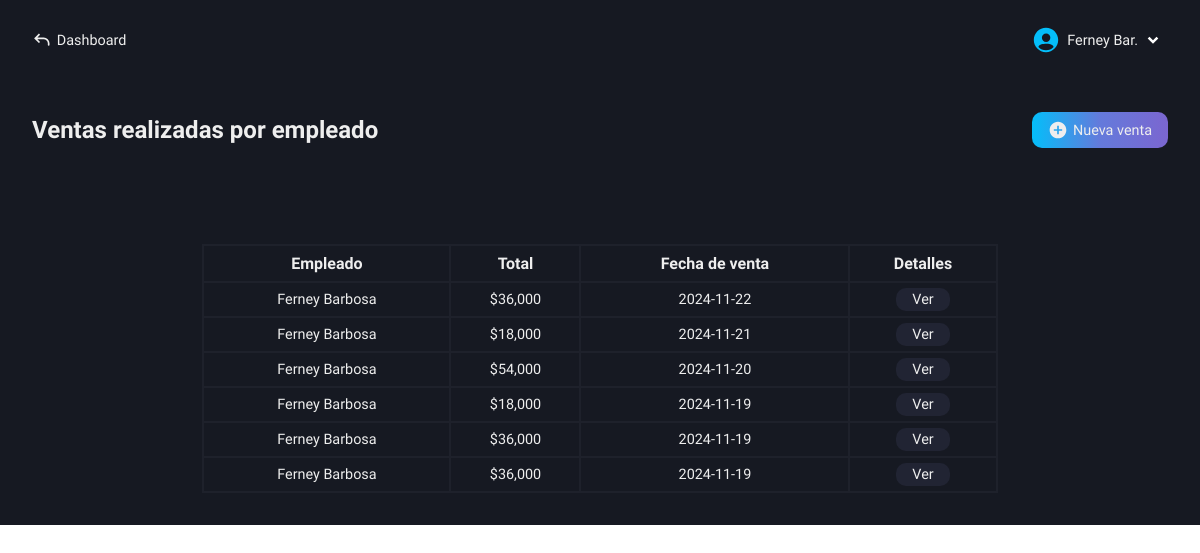
/roles/restaurant/sales/sales-employee.php (signed in), run on the app's committed database.
### tables this page shows
CREATE TABLE `users` (
  `id` int(11) NOT NULL AUTO_INCREMENT,
  `name` varchar(100) NOT NULL,
  `lastname` varchar(100) NOT NULL,
  `email` varchar(100) NOT NULL,
  `phone_number` varchar(100) NOT NULL,
  `pass` varchar(100) NOT NULL,
  `name_business` varchar(100) NOT NULL,
  `role` varchar(100) NOT NULL,
  PRIMARY KEY (`id`)
);

CREATE TABLE `sales_employees` (
  `id` int(11) NOT NULL AUTO_INCREMENT,
  `sale_id` int(11) NOT NULL,
  `name_employee` varchar(100) NOT NULL,
  PRIMARY KEY (`id`),
  UNIQUE KEY `sale_id` (`sale_id`),
  CONSTRAINT `sales_employees_ibfk_1` FOREIGN KEY (`sale_id`) REFERENCES `order_sales` (`id`) ON DELETE CASCADE ON UPDATE CASCADE
);

CREATE TABLE `order_sales` (
  `id` int(11) NOT NULL AUTO_INCREMENT,
  `total_amount` decimal(50,0) NOT NULL,
  `sale_date` date NOT NULL,
  PRIMARY KEY (`id`)
);

### roles/restaurant/sales/sales-employee.php (the view, shortened to what this page needs)
<!DOCTYPE html>
<html lang="es">
<head>
    <link rel="stylesheet" href="../../../css/restaurant/sales-made.css">
    <?php
        include("../../../conexion.php");
        if (isset($_SESSION['user_id'])) {
            $id_user = $_SESSION['user_id'];
        } else {
            header("Location: ../../../index.php");
            exit();
        }
    ?>
</head>
<body>
    <main class="main">
        <nav class="nav-dash">
            <a href="../../dashboard-restaurant.php" class="go-dash">
                <svg xmlns="http://www.w3.org/2000/svg" width="20" height="20" viewBox="0 0 24 24"><path fill="#eee" d="m4 10l-.707.707L2.586 10l.707-.707zm17 8a1 1 0 1 1-2 0zM8.293 15.707l-5-5l1.414-1.414l5 5zm-5-6.414l5-5l1.414 1.414l-5 5zM4 9h10v2H4zm17 7v2h-2v-2zm-7-7a7 7 0 0 1 7 7h-2a5 5 0 0 0-5-5z"/></svg>
                <p>Dashboard</p>
            </a>
            <div class="user-modal">
                <div class="username">
                    <img src="../../../svg/people.svg" alt="">
                    <div class="name-down">
                        <?php
                            $queryData = "SELECT name, lastname FROM users WHERE id = $id_user";
                            $result = mysqli_query($conexion, $queryData);
                            $rowData = mysqli_fetch_assoc($result);
                            echo "<p class='name'>" . $rowData['name'] . ' ' . substr($rowData['lastname'], 0, 3) . ".</p>";
                        ?>
                        <img src="../../../svg/down-arrow.svg" alt="">
                    </div>
                </div>
            </div>
        </nav>
        <section class="new-sale-products" id="hidden-modal">
            <div class="new-sale">
                <div class="tlt-button">
                    <h2 class="tlt-function">Ventas realizadas por empleado</h2>
                    <a href="new-sales.php" class="btn-new-sale bg-btn">
                        <svg xmlns="http://www.w3.org/2000/svg" width="20" height="20" viewBox="0 0 24 24"><path fill="#eee" d="M12 2C6.477 2 2 6.477 2 12s4.477 10 10 10s10-4.477 10-10S17.523 2 12 2m5 11h-4v4h-2v-4H7v-2h4V7h2v4h4z"/></svg>
                        <p>Nueva venta</p>
                    </a>
                </div>
                <div class="content-table">
                    <table>
                        <tr>
                            <th>Empleado</th>
                            <th>Total</th>
                            <th>Fecha de venta</th>
                            <th>Detalles</th>
                        </tr>
                        <?php
                            $querySales = "SELECT se.name_employee, os.id, os.total_amount, os.sale_date
                                        FROM sales_employees AS se
                                        INNER JOIN order_sales AS os ON se.sale_id = os.id
                                        ORDER BY os.id DESC";
                            $resultSales = mysqli_query($conexion, $querySales);
                            if($resultSales -> num_rows > 0) {
                                while ($row = mysqli_fetch_assoc($resultSales)){
                                    $id_sale = $row['id'];
                                    echo "<tr>
                                            <td>" . $row['name_employee'] . "</td>
                                            <td>$" . number_format($row['total_amount'], 0) . "</td>
                                            <td>" . $row['sale_date'] . "</td>
                                            <td class='view-details'>
                                                <a href='functions/invoice-details.php?id=$id_sale'>Ver</a>
                                            </td>
                                        </tr>";
                                }
                            } else {
                                echo "<tr>
                                        <td colspan='4'>No hay ventas realizadas aún.</td>
                                      </tr>";
                            }
                        ?>
                    </table>
                </div>
            </div>
        </section>
    </main>
</body>
</html>

### css/restaurant/sales-made.css (style rules this page uses)
.main { display: grid; grid-template-columns: 1fr; grid-template-rows: 80px auto; height: 100vh; background-color: var(--color-dark-blue-gray); }
.new-sale-products { grid-column: 1 / 2; grid-row: 2 / 3; padding: 2rem; box-sizing: border-box; background-color: var(--color-dark-blue-gray); }
.new-sale { display: flex; flex-direction: column; gap: 3rem; }
.tlt-button { display: flex; align-items: center; justify-content: space-between; }
.btn-new-sale { display: flex; align-items: center; gap: .3rem; padding: .5rem 1rem; border-radius: 10px; font-size: .9rem; text-decoration: none; }
.content-table { margin-top: 3rem; }
table, th, td { border: 2px solid var(--color-slate-gray); border-collapse: collapse; }
table { width: 50%; margin: auto; }
th, td { padding: .5rem 0; text-align: center; }
td { font-size: .9rem; font-weight: 300; }
.view-details a { text-decoration: none; background-color: var(--color-dark-charcoal-blue); padding: .2rem 1rem; border-radius: 10px; }
tr:nth-child(2) { animation: highlightRow 4s infinite; transition: all 0.3s ease; }
@media screen and (max-width: 1200px) { .main { height: 100%; } }
@media (max-width: 1400px) { table { width: 70%; } }

### css/base-nav-dash.css (style rules this page uses)
* { color: #eee; }
.nav-dash { grid-column: 1 / 2; grid-row: 1 / 2; display: flex; align-items: center; justify-content: space-between; padding: 0 2rem; box-sizing: border-box; user-select: none; }
.username { display: flex; align-items: center; gap: .4rem; cursor: pointer; }
.name-down { display: flex; align-items: center; }
.name-down .name { color: #eee; font-size: .9rem; }
.go-dash { display: flex; align-items: center; gap: .3rem; text-decoration: none; }
.go-dash p { font-size: .9rem; color: #eee; }

### css/base-btn-bd.css (style rules this page uses)
.bg-btn { background: linear-gradient( 90deg, #04BEFA, #647adb, #7b66d0, #9554c9, #04BEFA ); background-size: 200%; animation: gradient-move 5s infinite; transition: transform 0.2s, box-shadow 0.2s; }

### data on the page
users: name "Ferney", lastname "Bar"
sales_employees: name_employee "Ferney Barbosa", sale.total_amount "36,000", sale.sale_date "2024-11-22"
sales_employees: name_employee "Ferney Barbosa", sale.total_amount "18,000", sale.sale_date "2024-11-21"
sales_employees: name_employee "Ferney Barbosa", sale.total_amount "54,000", sale.sale_date "2024-11-20"
sales_employees: name_employee "Ferney Barbosa", sale.total_amount "18,000", sale.sale_date "2024-11-19"
sales_employees: name_employee "Ferney Barbosa", sale.total_amount "36,000", sale.sale_date "2024-11-19"
sales_employees: name_employee "Ferney Barbosa", sale.total_amount "36,000", sale.sale_date "2024-11-19"
